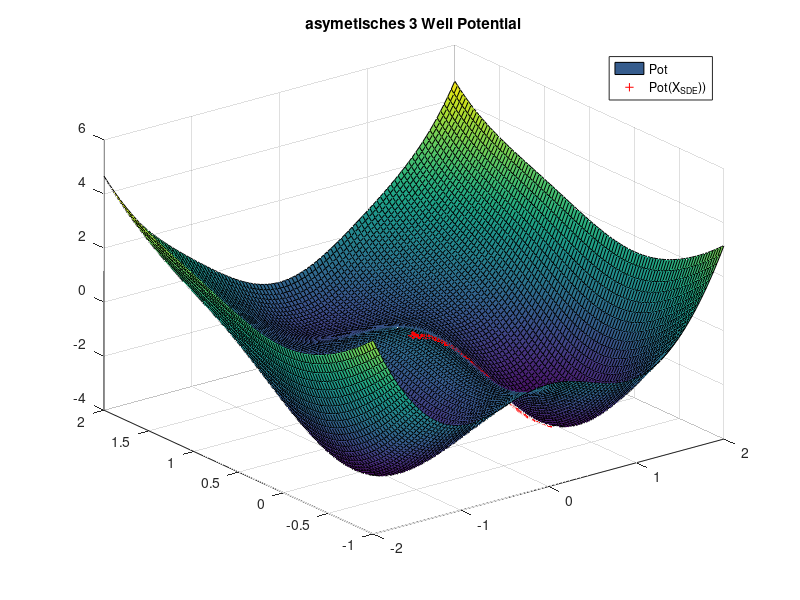

This chart was generated by the following MATLAB code:
%Skript für ein 2D Potential
clear all

xplot = linspace(-2,2);
yplot = linspace(-1,2);

[Xplot,Yplot] = meshgrid(xplot,yplot);

V = @(x,y) 3.*exp(-x.^2-(y-1/3).^2)-3.*exp(-x.^2-(y-5/3).^2) - 5.*exp(-(x-1).^2-y.^2)-5.*exp(-(x+1).^2-y.^2) + ...
    1/5.*x.^4 +1/5*(y-1/3).^4;

dxV =@(x,y) -6.*x.*exp(-x.^2-(y-1/3).^2)+6.*x.*exp(-x.^2-(y-5/3).^2) + 10.*(x-1).*exp(-(x-1).^2-y.^2)+10.*(x+1).*exp(-(x+1).^2-y.^2) + ...
    4/5.*x.^4;

dyV=@(x,y) -6.*(y-1/3).*exp(-x.^2-(y-1/3).^2)+6.*(y-5/3).*exp(-x.^2-(y-5/3).^2) +10.*y.*exp(-(x-1).^2-y.^2)+10.*y.*exp(-(x+1).^2-y.^2) + ...
     +4/5*(y-1/3).^3;

% figure(1)
% surf(Xplot,Yplot,V(Xplot,Yplot))

epsilon = 0.1;

N=1000; Xzero=1; dt=1/N;

dW=sqrt(dt)*randn(1,N);
%Xem = zeros(1,N);
Xzerox = 0;
Xzeroy = 0.5;
Xtempx = Xzerox;
Xtempy = Xzeroy;
j=1;

anzSample=1000;
 %while (Xtemp>b) || (Xtemp<a)
 for j=1:anzSample
     %Winc = sum(dW((j-1)+1:j));
     %Xtemp = Xtemp -(dpoth(Xtemp) + dbasisfun(Xtemp))*dt + sqrt(dt)*epsilon*randn; 
     Xtempx = Xtempx -(dxV(Xtempx,Xtempy))*dt + sqrt(dt)*epsilon*randn;%+1/2*(sqrt(dt)*epsilon*randn)^2-dt;
     Xtempy = Xtempy -(dyV(Xtempx,Xtempy))*dt + sqrt(dt)*epsilon*randn;%+1/2*(sqrt(dt)*epsilon*randn)^2-dt;
     Xemx(j) = Xtempx;
     Xemy(j) = Xtempy;
 %end
 %j=j+1;
 end
 
figure(1)
surf(Xplot,Yplot,V(Xplot,Yplot)), hold on
plot3([Xzerox Xemx],[Xzeroy Xemy],V([Xzerox Xemx],[Xzeroy Xemy]),'r+'),%hold off
hold off
legend('Pot','Pot(X_{SDE}))')
title('asymetisches 3 Well Potential')